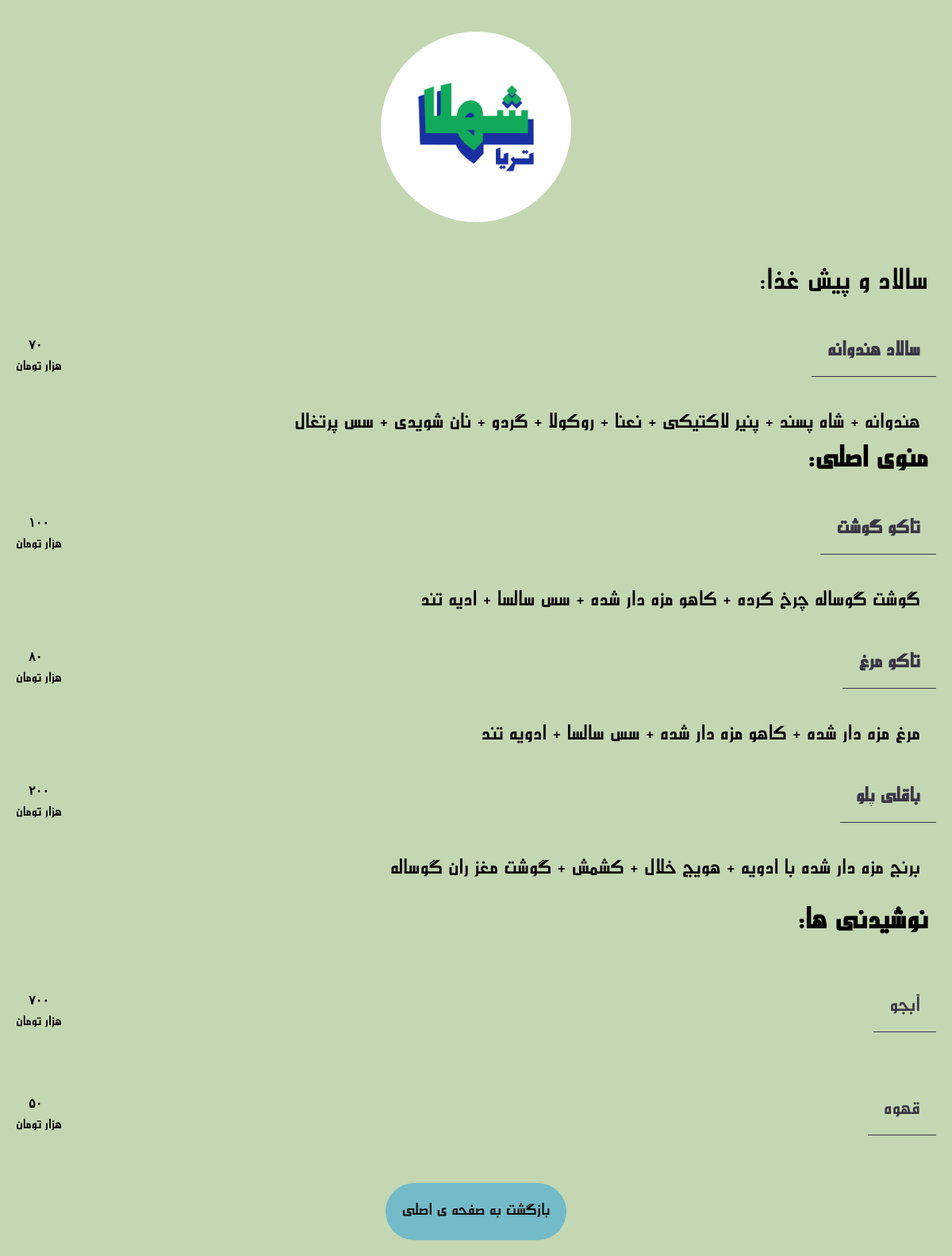
Screenshot of /dinner/ with the database file from the repository.
### apps/foods/models.py (models this page shows, shortened)
class Food(models.Model):
    name = models.CharField(verbose_name='Name', max_length=32, unique=True)
    description = models.TextField(verbose_name='Description', max_length=256, blank=True, null=True)
    price = models.PositiveIntegerField(verbose_name='Price')
    TYPE_MAIN = 'Main'
    TYPE_SIDE = 'Side and Salad'
    TYPE_DRINK = 'Drink'
    TYPE_CHOICES = (
        (TYPE_MAIN, TYPE_MAIN),
        (TYPE_SIDE, TYPE_SIDE),
        (TYPE_DRINK, TYPE_DRINK),
    )
    type = models.CharField(verbose_name='Type', choices=TYPE_CHOICES, max_length=32)
    picture = models.ImageField(verbose_name='Picture', upload_to='foods', blank=True, null=True)
    created = models.DateTimeField('Created', auto_now_add=True)
    updated = models.DateTimeField('Updated', auto_now=True)
    class Meta:
        verbose_name = 'Food'
        verbose_name_plural = 'Foods'
        ordering = ['type']

### apps/menus/views.py (the view)
# urls.py: path('dinner/', DinnerView.as_view(), name='dinner'),
class DinnerView(BaseMenuView):
    template_name = 'dinner.html'
    def get_items(self, menu):
        items = menu.dinner.all()
        return items

### apps/menus/templatetags/farsi.py (called while the page is built)
@register.filter(name='persian_int')
def persian_int(english_int):
    devanagari_nums = ('۰', '۱', '۲', '۳', '۴', '۵', '۶', '۷', '۸', '۹')
    number = str(english_int)
    return ''.join(devanagari_nums[int(digit)] for digit in number)

### apps/menus/views.py (called while the page is built)
    def get_context_data(self, **kwargs):
        context = super().get_context_data(**kwargs)
        menu = Menu.objects.filter(date=timezone.now()).last()
        items = self.get_items(menu)
        main = items.filter(type=Food.TYPE_MAIN)
        sides = items.filter(type=Food.TYPE_SIDE)
        drinks = items.filter(type=Food.TYPE_DRINK)
        context.update(main=main, sides=sides, drinks=drinks)
        return context

### templates/dinner.html
{% extends "base_menu.html" %}
{% load static %}
{% block header %}
    <h1><span>:</span>منوی اصلی</h1>
{% endblock %}

### templates/base_menu.html
{% extends "base.html" %}
{% load static %}
{% load farsi %}
{% block css %}
    <link rel="stylesheet" href="{% static "styles/menu.css" %}">
{% endblock %}
{% block content %}
    <div class="breakfast-menu">
        {% if sides %}
            <div class="bre-text">
                <h1 style="font-weight: 500;"><span>:</span>سالاد و پیش غذا </h1>
            </div>
            {% for item in sides %}
                <div class="bre-menu">
                    <p><span>{{ item.price|persian_int }}</span> <br> هزار تومان</p>
                    <h2>{{ item.name }}</h2>
                </div>
                <div class="desc">
                    <p>{{ item.description }}</p>
                </div>
            {% endfor %}
        {% endif %}
        {% if main %}
            <div class="bre-text">
                {% block header %}
                {% endblock %}
            </div>
            {% for item in main %}
                <div class="bre-menu">
                    <p><span>{{ item.price|persian_int }}</span> <br> هزار تومان</p>
                    <h2>{{ item.name }}</h2>
                </div>
                <div class="desc">
                    <p>{{ item.description }}</p>
                </div>
            {% endfor %}
        {% endif %}
        {% if drinks %}
            <div class="bre-drink">
                <h1><span>:</span>نوشیدنی ها</h1>
            </div>
            {% for item in drinks %}
                <div class="bre-menu">
                    <p><span>{{ item.price|persian_int }}</span> <br> هزار تومان</p>
                    <h2 style="font-weight: 500;">{{ item.name }}</h2>
                </div>
            {% endfor %}
        {% endif %}
    </div>
    <div class="footer-home">
        <a href="{% url 'index' %}">
            <button>بازگشت به صفحه ی اصلی</button>
        </a>
    </div>
{% endblock %}

### static/styles/menu.css (style rules this page uses)
* { padding: 0; margin: 0; box-sizing: border-box; text-decoration: none; list-style: none; }
body { background-size: cover; width: 100%; height: 100%; background-color: #C4D7B2; }
.breakfast-menu { width: 100%; height: 100%; display: flex; flex-direction: column; margin: 10px 0; }
.bre-text { width: 100%; display: flex; font-family: Peykan; font-size: 15px; justify-content: right; text-align: right; align-items: right; }
.bre-text h1 { font-size: 35px; padding: 0 30px; }
.bre-drink { width: 100%; display: flex; font-family: Peykan; font-size: 15px; justify-content: right; text-align: right; align-items: right; margin: 20px 0; }
.bre-drink h1 { font-size: 35px; padding: 0 30px; }
.bre-menu { display: flex; justify-content: space-between; width: 100%; margin: 20px 0; padding: 20px 20px; font-family: Peykan; }
.bre-menu h2 { color: #393646; border-bottom: 1px solid #393646; padding: 0 20px; }
.bre-menu span { font-weight: bold; position: absolute; left: 3%; font-family: sans-serif; }
.desc { display: flex; flex-direction: column; justify-content: right; text-align: right; }
.desc p { font-size: 25px; font-family: Peykan; padding: 0 40px; }
.footer-home { display: flex; flex-direction: column; justify-content: center; align-items: center; text-align: center; margin: 20px 0; }
.footer-home button { font-size: 20px; background-color: #73BBC9; padding: 20px 20px; border-radius: 50px; font-family: Peykan; cursor: pointer; color: #111; outline: none; border: none; }

### rows the page displays
Food: price|persian_int "۷۰", name "سالاد هندوانه", description "هندوانه + شاه پسند + پنیر لاکتیکی + نعنا + روکولا + گردو + نان شویدی + سس پرتغال"
Food: price|persian_int "۱۰۰", name "تاکو گوشت", description "گوشت گوساله چرخ کرده + کاهو مزه دار شده + سس سالسا + ادیه تند"
Food: price|persian_int "۸۰", name "تاکو‌ مرغ", description "مرغ مزه دار شده + کاهو مزه دار شده + سس سالسا + ادویه تند"
Food: price|persian_int "۲۰۰", name "باقلی پلو", description "برنج مزه دار شده با ادویه + هویج خلال + کشمش + گوشت مغز ران گوساله"
Food: price|persian_int "۷۰۰", name "آبجو"
Food: price|persian_int "۵۰", name "قهوه"
